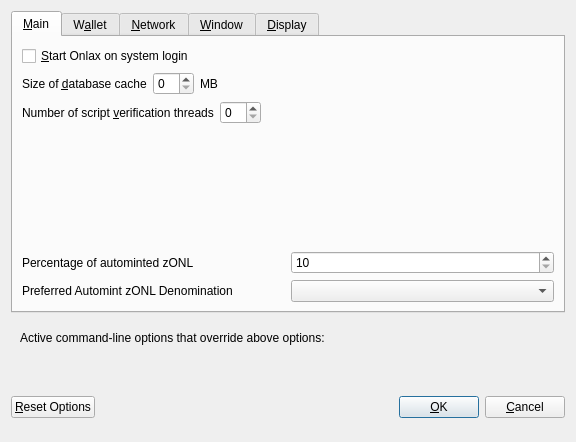
<?xml version="1.0" encoding="UTF-8"?>
<ui version="4.0">
 <class>OptionsDialog</class>
 <widget class="QDialog" name="OptionsDialog">
  <property name="geometry">
   <rect>
    <x>0</x>
    <y>0</y>
    <width>576</width>
    <height>442</height>
   </rect>
  </property>
  <property name="windowTitle">
   <string>Options</string>
  </property>
  <property name="modal">
   <bool>true</bool>
  </property>
  <layout class="QVBoxLayout" name="verticalLayout">
   <item>
    <widget class="QTabWidget" name="tabWidget">
     <property name="currentIndex">
      <number>0</number>
     </property>
     <widget class="QWidget" name="tabMain">
      <attribute name="title">
       <string>&amp;Main</string>
      </attribute>
      <layout class="QVBoxLayout" name="verticalLayout_Main">
       <item>
        <widget class="QCheckBox" name="bitcoinAtStartup">
         <property name="toolTip">
          <string>Automatically start Onlax after logging in to the system.</string>
         </property>
         <property name="text">
          <string>&amp;Start Onlax on system login</string>
         </property>
        </widget>
       </item>
       <item>
        <layout class="QHBoxLayout" name="horizontalLayout_2_Main">
         <item>
          <widget class="QLabel" name="databaseCacheLabel">
           <property name="text">
            <string>Size of &amp;database cache</string>
           </property>
           <property name="textFormat">
            <enum>Qt::PlainText</enum>
           </property>
           <property name="buddy">
            <cstring>databaseCache</cstring>
           </property>
          </widget>
         </item>
         <item>
          <widget class="QSpinBox" name="databaseCache"/>
         </item>
         <item>
          <widget class="QLabel" name="databaseCacheUnitLabel">
           <property name="text">
            <string>MB</string>
           </property>
           <property name="textFormat">
            <enum>Qt::PlainText</enum>
           </property>
          </widget>
         </item>
         <item>
          <spacer name="horizontalSpacer_2_Main">
           <property name="orientation">
            <enum>Qt::Horizontal</enum>
           </property>
           <property name="sizeHint" stdset="0">
            <size>
             <width>40</width>
             <height>20</height>
            </size>
           </property>
          </spacer>
         </item>
        </layout>
       </item>
       <item>
        <layout class="QHBoxLayout" name="horizontalLayout_3_Main">
         <item>
          <widget class="QLabel" name="threadsScriptVerifLabel">
           <property name="text">
            <string>Number of script &amp;verification threads</string>
           </property>
           <property name="textFormat">
            <enum>Qt::PlainText</enum>
           </property>
           <property name="buddy">
            <cstring>threadsScriptVerif</cstring>
           </property>
          </widget>
         </item>
         <item>
          <widget class="QSpinBox" name="threadsScriptVerif">
           <property name="toolTip">
            <string>(0 = auto, &lt;0 = leave that many cores free)</string>
           </property>
          </widget>
         </item>
         <item>
          <spacer name="horizontalSpacer_3_Main">
           <property name="orientation">
            <enum>Qt::Horizontal</enum>
           </property>
           <property name="sizeHint" stdset="0">
            <size>
             <width>40</width>
             <height>20</height>
            </size>
           </property>
          </spacer>
         </item>
        </layout>
       </item>
       <item>
        <spacer name="verticalSpacer_2">
         <property name="orientation">
          <enum>Qt::Vertical</enum>
         </property>
         <property name="sizeHint" stdset="0">
          <size>
           <width>20</width>
           <height>40</height>
          </size>
         </property>
        </spacer>
       </item>
       <item>
        <layout class="QHBoxLayout" name="horizontalLayout_3">
         <item>
          <widget class="QLabel" name="percentage_label">
           <property name="toolTip">
            <string>Percentage of incoming ONL which get automatically converted to zONL via Zerocoin Protocol (min: 10%)</string>
           </property>
           <property name="text">
            <string>Percentage of autominted zONL</string>
           </property>
          </widget>
         </item>
         <item>
          <widget class="QSpinBox" name="zeromintPercentage">
           <property name="minimum">
            <number>10</number>
           </property>
           <property name="maximum">
            <number>100</number>
           </property>
          </widget>
         </item>
        </layout>
       </item>
       <item>
        <layout class="QHBoxLayout" name="horizontalLayout" stretch="0,0">
         <property name="sizeConstraint">
          <enum>QLayout::SetFixedSize</enum>
         </property>
         <item>
          <widget class="QLabel" name="labelPreferredDenom">
           <property name="maximumSize">
            <size>
             <width>16777215</width>
             <height>16777215</height>
            </size>
           </property>
           <property name="toolTip">
            <string>Wait with automatic conversion to Zerocoin until enough ONL for this denomination is available</string>
           </property>
           <property name="text">
            <string>Preferred Automint zONL Denomination</string>
           </property>
          </widget>
         </item>
         <item>
          <widget class="QComboBox" name="preferredDenom">
           <property name="maximumSize">
            <size>
             <width>16777215</width>
             <height>27</height>
            </size>
           </property>
           <property name="toolTip">
            <string>Wait with automatic conversion to Zerocoin until enough ONL for this denomination is available</string>
           </property>
           <property name="maxVisibleItems">
            <number>9</number>
           </property>
           <property name="maxCount">
            <number>9</number>
           </property>
          </widget>
         </item>
        </layout>
       </item>
      </layout>
     </widget>
     <widget class="QWidget" name="tabWallet">
      <attribute name="title">
       <string>W&amp;allet</string>
      </attribute>
      <layout class="QVBoxLayout" name="verticalLayout_Wallet">
       <item>
        <widget class="QGroupBox" name="groupBox">
         <property name="title">
          <string>Expert</string>
         </property>
         <layout class="QVBoxLayout" name="verticalLayout_2">
          <item>
           <widget class="QCheckBox" name="coinControlFeatures">
            <property name="toolTip">
             <string>Whether to show coin control features or not.</string>
            </property>
            <property name="text">
             <string>Enable coin &amp;control features</string>
            </property>
           </widget>
          </item>
          <item>
           <widget class="QCheckBox" name="showMasternodesTab">
            <property name="toolTip">
             <string>Show additional tab listing all your masternodes in first sub-tab&lt;br/&gt;and all masternodes on the network in second sub-tab.</string>
            </property>
            <property name="text">
             <string>Show Masternodes Tab</string>
            </property>
           </widget>
          </item>
          <item>
           <widget class="QCheckBox" name="spendZeroConfChange">
            <property name="toolTip">
             <string>If you disable the spending of unconfirmed change, the change from a transaction&lt;br/&gt;cannot be used until that transaction has at least one confirmation.&lt;br/&gt;This also affects how your balance is computed.</string>
            </property>
            <property name="text">
             <string>&amp;Spend unconfirmed change</string>
            </property>
           </widget>
          </item>
         </layout>
        </widget>
       </item>
       <item>
        <spacer name="verticalSpacer_Wallet">
         <property name="orientation">
          <enum>Qt::Vertical</enum>
         </property>
         <property name="sizeHint" stdset="0">
          <size>
           <width>20</width>
           <height>40</height>
          </size>
         </property>
        </spacer>
       </item>
      </layout>
     </widget>
     <widget class="QWidget" name="tabNetwork">
      <attribute name="title">
       <string>&amp;Network</string>
      </attribute>
      <layout class="QVBoxLayout" name="verticalLayout_Network">
       <item>
        <widget class="QCheckBox" name="mapPortUpnp">
         <property name="toolTip">
          <string>Automatically open the Onlax client port on the router. This only works when your router supports UPnP and it is enabled.</string>
         </property>
         <property name="text">
          <string>Map port using &amp;UPnP</string>
         </property>
        </widget>
       </item>
       <item>
        <widget class="QCheckBox" name="allowIncoming">
         <property name="toolTip">
          <string>Accept connections from outside</string>
         </property>
         <property name="text">
          <string>Allow incoming connections</string>
         </property>
        </widget>
       </item>
       <item>
        <widget class="QCheckBox" name="connectSocks">
         <property name="toolTip">
          <string>Connect to the Onlax network through a SOCKS5 proxy.</string>
         </property>
         <property name="text">
          <string>&amp;Connect through SOCKS5 proxy (default proxy):</string>
         </property>
        </widget>
       </item>
       <item>
        <layout class="QHBoxLayout" name="horizontalLayout_1_Network">
         <item>
          <widget class="QLabel" name="proxyIpLabel">
           <property name="text">
            <string>Proxy &amp;IP:</string>
           </property>
           <property name="textFormat">
            <enum>Qt::PlainText</enum>
           </property>
           <property name="buddy">
            <cstring>proxyIp</cstring>
           </property>
          </widget>
         </item>
         <item>
          <widget class="QValidatedLineEdit" name="proxyIp">
           <property name="minimumSize">
            <size>
             <width>140</width>
             <height>0</height>
            </size>
           </property>
           <property name="maximumSize">
            <size>
             <width>140</width>
             <height>16777215</height>
            </size>
           </property>
           <property name="toolTip">
            <string>IP address of the proxy (e.g. IPv4: 127.0.0.1 / IPv6: ::1)</string>
           </property>
          </widget>
         </item>
         <item>
          <widget class="QLabel" name="proxyPortLabel">
           <property name="text">
            <string>&amp;Port:</string>
           </property>
           <property name="textFormat">
            <enum>Qt::PlainText</enum>
           </property>
           <property name="buddy">
            <cstring>proxyPort</cstring>
           </property>
          </widget>
         </item>
         <item>
          <widget class="QLineEdit" name="proxyPort">
           <property name="minimumSize">
            <size>
             <width>55</width>
             <height>0</height>
            </size>
           </property>
           <property name="maximumSize">
            <size>
             <width>55</width>
             <height>16777215</height>
            </size>
           </property>
           <property name="toolTip">
            <string>Port of the proxy (e.g. 9050)</string>
           </property>
          </widget>
         </item>
         <item>
          <spacer name="horizontalSpacer_1_Network">
           <property name="orientation">
            <enum>Qt::Horizontal</enum>
           </property>
           <property name="sizeHint" stdset="0">
            <size>
             <width>40</width>
             <height>20</height>
            </size>
           </property>
          </spacer>
         </item>
        </layout>
       </item>
       <item>
        <spacer name="verticalSpacer_Network">
         <property name="orientation">
          <enum>Qt::Vertical</enum>
         </property>
         <property name="sizeHint" stdset="0">
          <size>
           <width>20</width>
           <height>40</height>
          </size>
         </property>
        </spacer>
       </item>
      </layout>
     </widget>
     <widget class="QWidget" name="tabWindow">
      <attribute name="title">
       <string>&amp;Window</string>
      </attribute>
      <layout class="QVBoxLayout" name="verticalLayout_Window">
       <item>
        <widget class="QCheckBox" name="minimizeToTray">
         <property name="toolTip">
          <string>Show only a tray icon after minimizing the window.</string>
         </property>
         <property name="text">
          <string>&amp;Minimize to the tray instead of the taskbar</string>
         </property>
        </widget>
       </item>
       <item>
        <widget class="QCheckBox" name="minimizeOnClose">
         <property name="toolTip">
          <string>Minimize instead of exit the application when the window is closed. When this option is enabled, the application will be closed only after selecting Quit in the menu.</string>
         </property>
         <property name="text">
          <string>M&amp;inimize on close</string>
         </property>
        </widget>
       </item>
       <item>
        <spacer name="verticalSpacer_Window">
         <property name="orientation">
          <enum>Qt::Vertical</enum>
         </property>
         <property name="sizeHint" stdset="0">
          <size>
           <width>20</width>
           <height>40</height>
          </size>
         </property>
        </spacer>
       </item>
      </layout>
     </widget>
     <widget class="QWidget" name="tabDisplay">
      <attribute name="title">
       <string>&amp;Display</string>
      </attribute>
      <layout class="QVBoxLayout" name="verticalLayout_Display">
       <item>
        <layout class="QHBoxLayout" name="horizontalLayout_1_Display">
         <item>
          <widget class="QLabel" name="langLabel">
           <property name="text">
            <string>User Interface &amp;language:</string>
           </property>
           <property name="textFormat">
            <enum>Qt::PlainText</enum>
           </property>
           <property name="buddy">
            <cstring>lang</cstring>
           </property>
          </widget>
         </item>
         <item>
          <widget class="QValueComboBox" name="lang">
           <property name="toolTip">
            <string>The user interface language can be set here. This setting will take effect after restarting Onlax.</string>
           </property>
          </widget>
         </item>
        </layout>
       </item>
       <item>
        <widget class="QLabel" name="label_3">
         <property name="toolTip">
          <string notr="true"/>
         </property>
         <property name="statusTip">
          <string notr="true"/>
         </property>
         <property name="whatsThis">
          <string notr="true"/>
         </property>
         <property name="accessibleName">
          <string notr="true"/>
         </property>
         <property name="text">
          <string>Language missing or translation incomplete? We are working hard, be patient please!</string>
         </property>
         <property name="wordWrap">
          <bool>true</bool>
         </property>
         <property name="openExternalLinks">
          <bool>true</bool>
         </property>
         <property name="textInteractionFlags">
          <set>Qt::TextBrowserInteraction</set>
         </property>
        </widget>
       </item>
       <item>
        <layout class="QHBoxLayout" name="horizontalLayout_4_Display" stretch="0,0">
         <item>
          <widget class="QLabel" name="themeLabel">
           <property name="text">
            <string>User Interface Theme:</string>
           </property>
          </widget>
         </item>
         <item>
          <widget class="QValueComboBox" name="theme"/>
         </item>
        </layout>
       </item>
       <item>
        <widget class="Line" name="line">
         <property name="orientation">
          <enum>Qt::Horizontal</enum>
         </property>
        </widget>
       </item>
       <item>
        <layout class="QHBoxLayout" name="horizontalLayout_2_Display">
         <item>
          <widget class="QLabel" name="unitLabel">
           <property name="text">
            <string>&amp;Unit to show amounts in:</string>
           </property>
           <property name="textFormat">
            <enum>Qt::PlainText</enum>
           </property>
           <property name="buddy">
            <cstring>unit</cstring>
           </property>
          </widget>
         </item>
         <item>
          <widget class="QValueComboBox" name="unit">
           <property name="toolTip">
            <string>Choose the default subdivision unit to show in the interface and when sending coins.</string>
           </property>
          </widget>
         </item>
        </layout>
       </item>
       <item>
        <layout class="QHBoxLayout" name="horizontalLayout_5_Display">
         <item>
          <widget class="QLabel" name="digitsLabel">
           <property name="text">
            <string>Decimal digits</string>
           </property>
          </widget>
         </item>
         <item>
          <widget class="QValueComboBox" name="digits"/>
         </item>
        </layout>
       </item>
       <item>
        <layout class="QHBoxLayout" name="horizontalLayout_3_Display">
         <item>
          <widget class="QLabel" name="thirdPartyTxUrlsLabel">
           <property name="toolTip">
            <string>Third party URLs (e.g. a block explorer) that appear in the transactions tab as context menu items. %s in the URL is replaced by transaction hash. Multiple URLs are separated by vertical bar |.</string>
           </property>
           <property name="text">
            <string>Third party transaction URLs</string>
           </property>
           <property name="buddy">
            <cstring>thirdPartyTxUrls</cstring>
           </property>
          </widget>
         </item>
         <item>
          <widget class="QLineEdit" name="thirdPartyTxUrls">
           <property name="toolTip">
            <string>Third party URLs (e.g. a block explorer) that appear in the transactions tab as context menu items. %s in the URL is replaced by transaction hash. Multiple URLs are separated by vertical bar |.</string>
           </property>
          </widget>
         </item>
        </layout>
       </item>
       <item>
        <spacer name="verticalSpacer">
         <property name="orientation">
          <enum>Qt::Vertical</enum>
         </property>
         <property name="sizeHint" stdset="0">
          <size>
           <width>20</width>
           <height>40</height>
          </size>
         </property>
        </spacer>
       </item>
      </layout>
     </widget>
    </widget>
   </item>
   <item>
    <widget class="QFrame" name="frame">
     <layout class="QVBoxLayout" name="verticalLayout_Bottom">
      <item>
       <layout class="QHBoxLayout" name="horizontalLayout_Bottom">
        <item>
         <widget class="QLabel" name="overriddenByCommandLineInfoLabel">
          <property name="text">
           <string>Active command-line options that override above options:</string>
          </property>
          <property name="textFormat">
           <enum>Qt::PlainText</enum>
          </property>
         </widget>
        </item>
        <item>
         <spacer name="horizontalSpacer_Bottom">
          <property name="orientation">
           <enum>Qt::Horizontal</enum>
          </property>
          <property name="sizeHint" stdset="0">
           <size>
            <width>40</width>
            <height>20</height>
           </size>
          </property>
         </spacer>
        </item>
       </layout>
      </item>
      <item>
       <widget class="QLabel" name="overriddenByCommandLineLabel">
        <property name="text">
         <string/>
        </property>
        <property name="textFormat">
         <enum>Qt::PlainText</enum>
        </property>
        <property name="wordWrap">
         <bool>true</bool>
        </property>
       </widget>
      </item>
     </layout>
    </widget>
   </item>
   <item>
    <layout class="QHBoxLayout" name="horizontalLayout_Buttons">
     <item>
      <widget class="QPushButton" name="resetButton">
       <property name="toolTip">
        <string>Reset all client options to default.</string>
       </property>
       <property name="text">
        <string>&amp;Reset Options</string>
       </property>
       <property name="autoDefault">
        <bool>false</bool>
       </property>
      </widget>
     </item>
     <item>
      <spacer name="horizontalSpacer_1">
       <property name="orientation">
        <enum>Qt::Horizontal</enum>
       </property>
       <property name="sizeHint" stdset="0">
        <size>
         <width>40</width>
         <height>48</height>
        </size>
       </property>
      </spacer>
     </item>
     <item>
      <widget class="QLabel" name="statusLabel">
       <property name="minimumSize">
        <size>
         <width>200</width>
         <height>0</height>
        </size>
       </property>
       <property name="font">
        <font>
         <weight>75</weight>
         <bold>true</bold>
        </font>
       </property>
       <property name="text">
        <string/>
       </property>
       <property name="textFormat">
        <enum>Qt::PlainText</enum>
       </property>
       <property name="wordWrap">
        <bool>true</bool>
       </property>
      </widget>
     </item>
     <item>
      <spacer name="horizontalSpacer_2">
       <property name="orientation">
        <enum>Qt::Horizontal</enum>
       </property>
       <property name="sizeHint" stdset="0">
        <size>
         <width>40</width>
         <height>48</height>
        </size>
       </property>
      </spacer>
     </item>
     <item>
      <widget class="QPushButton" name="okButton">
       <property name="text">
        <string>&amp;OK</string>
       </property>
       <property name="autoDefault">
        <bool>false</bool>
       </property>
       <property name="default">
        <bool>true</bool>
       </property>
      </widget>
     </item>
     <item>
      <widget class="QPushButton" name="cancelButton">
       <property name="text">
        <string>&amp;Cancel</string>
       </property>
       <property name="autoDefault">
        <bool>false</bool>
       </property>
      </widget>
     </item>
    </layout>
   </item>
  </layout>
 </widget>
 <customwidgets>
  <customwidget>
   <class>QValidatedLineEdit</class>
   <extends>QLineEdit</extends>
   <header>qvalidatedlineedit.h</header>
  </customwidget>
  <customwidget>
   <class>QValueComboBox</class>
   <extends>QComboBox</extends>
   <header>qvaluecombobox.h</header>
  </customwidget>
 </customwidgets>
 <resources/>
 <connections/>
</ui>
